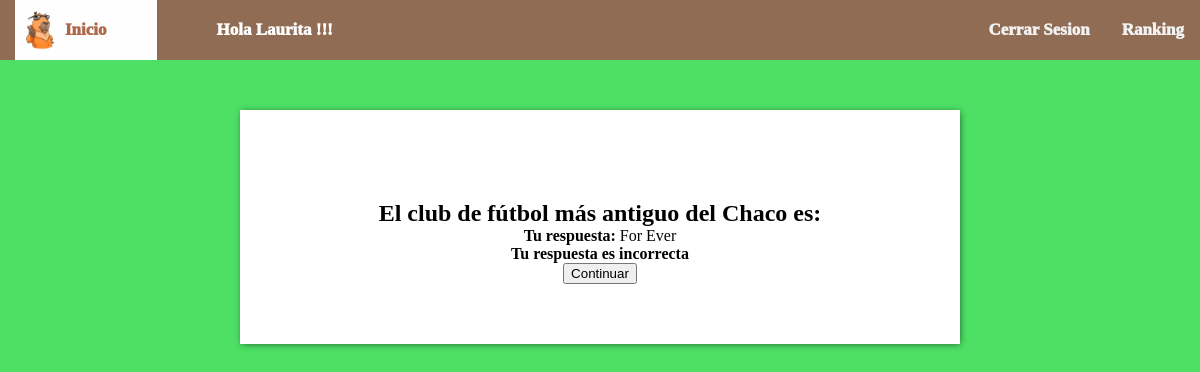
/resultado_pregunta/234/ (signed in), run on the app's committed database.
### Quiz1/models.py (models this page shows, shortened)
class PreguntasRespondidas(models.Model):
	quizUser = models.ForeignKey(QuizUsuario, on_delete=models.CASCADE, related_name='intentos')
	pregunta = models.ForeignKey(Pregunta, on_delete=models.CASCADE)
	respuesta = models.ForeignKey(ElegirRespuesta, on_delete=models.CASCADE, null=True)
	correcta  = models.BooleanField(verbose_name='¿Es esta la respuesta correcta?', default=False, null=False)
	puntaje_obtenido = models.DecimalField(verbose_name='Puntaje Obtenido', default=0, decimal_places=2, max_digits=6)
	nivel = models.CharField(default='',verbose_name='nivel',max_length=10)

class Pregunta(models.Model):
	CATEGORIAS = [
		('HISTORIA', 'Historia'),
		('GEOGRAFIA','Geografía'),
        ('EDUCACION', 'Educación'),
        ('ECONOMIA', 'Economía'),
		('CULTURA','Cultura'),
		('DEPORTE','Deporte')
	]
	NIVELES = [
		('FACIL', 'Facil'),
		('MEDIO', 'Medio'),
		('DIFICIL', 'Dificil')
	]
	NUMER_DE_RESPUESTAS_PERMITIDAS = 1
	texto = models.TextField(verbose_name='Texto de la pregunta')
	categoria = models.CharField(max_length=50,choices= CATEGORIAS,default='')
	max_puntaje = models.DecimalField(verbose_name='Maximo Puntaje', default=3, decimal_places=2, max_digits=6)
	nivel = models.CharField(max_length=50,choices=NIVELES,default='')

class ElegirRespuesta(models.Model):
	MAXIMO_RESPUESTA = 4
	pregunta = models.ForeignKey(Pregunta, related_name='opciones', on_delete=models.CASCADE)
	correcta = models.BooleanField(verbose_name='¿Es esta la pregunta correcta?', default=False, null=False)
	texto = models.TextField(verbose_name='Texto de la respuesta')

### Quiz1/views.py (the view)
# urls.py: path('resultado_pregunta/<int:pregunta_respondida_pk>/',resultado_pregunta, name='resultado'),
def resultado_pregunta(request, pregunta_respondida_pk):
	respondida = get_object_or_404(PreguntasRespondidas, pk=pregunta_respondida_pk)
	nivel = respondida.pregunta.nivel
	context = {
		'respondida':respondida,
		'nivel':nivel
	}
	return render(request, 'play/resultados.html', context)

### template/play/resultados.html (shortened to what this page needs)
<!DOCTYPE html>
{% load static %}
<html lang="es">
<head>
    <link rel="stylesheet" href="{% static 'css/styleJugar.css' %}">
</head>
<body>
    <header>
        <nav class="menu">
            <a href="/logout_vista/" class="active"> <img src="{% static 'css/Carpi2.png' %}" class="caprincho"/>Inicio</a>
            <a href="#" class="user">Hola {{user}} !!!</a>
            <a href="/tablero/" class="direcciones">Ranking</a>
            <a href="/logout_vista/" class="direcciones">Cerrar Sesion</a>
        </nav>
      </header>
{% block contenido %}
<div id="wrapper">
    <h2 class="text-info">{{respondida.pregunta.texto|safe}}</h2>
    <p>
        <strong>Tu respuesta:</strong>
        {{respondida.respuesta.texto|safe}}
    </p>
    {% if respondida.respuesta.correcta %}
        <h4 class="text-success">Tu respuesta es correcta!!</h4>
    {% else %}
        <h4 class="text-danger">Tu respuesta es incorrecta</h4>
    {% endif %}
    <a href='/jugar/?nivel={{nivel}}'>
        <button id="start" class="btn-success">
            Continuar
        </button>
    </a>
</div>
{% endblock %}
</body>
</html>

### static/css/styleJugar.css (style rules this page uses)
* { margin:0; margin-top:0; }
.menu { background-color: #906c54; overflow: hidden; padding: 0px; position: sticky; }
.menu a { float: right; display: block; color: #f2f2f2; text-align: center; padding: 20px 16px; text-decoration: none; font-size: 17px; box-sizing: border-box; font-weight:1000; }
.menu a.active { float: left; background-color: #fffeff; color: #ad6648; padding: 20px 50px; position: relative; left: 15px; font-weight:1000 }
.menu a.user { float: left; color: #fffeff; padding: 20px 50px; position: relative; left: 15px; font-weight:1000; margin:0 10px }
.caprincho { width: 70px; float: inherit; position: absolute; top: 10px; left: -10px ; }
body { background-image: url("https://www.wowpatterns.com/assets/files/resource_images/cotton-flowers-pattern.jpg"); background-color: rgb(77, 224, 101); text-align: center; padding-top: 0pc; }
#wrapper { display:block ; margin: 50px auto; width: 50%; height: auto; background-color: #ffffff; padding: 5%; box-shadow: 1px 1px 7px -1px rgba(0, 0, 0, 0.59); }

### data on the page
PreguntasRespondidas: pregunta.texto "El club de fútbol más antiguo del Chaco es:", respuesta.texto "For Ever"

### other printed values
{{ user }} "Laurita"
